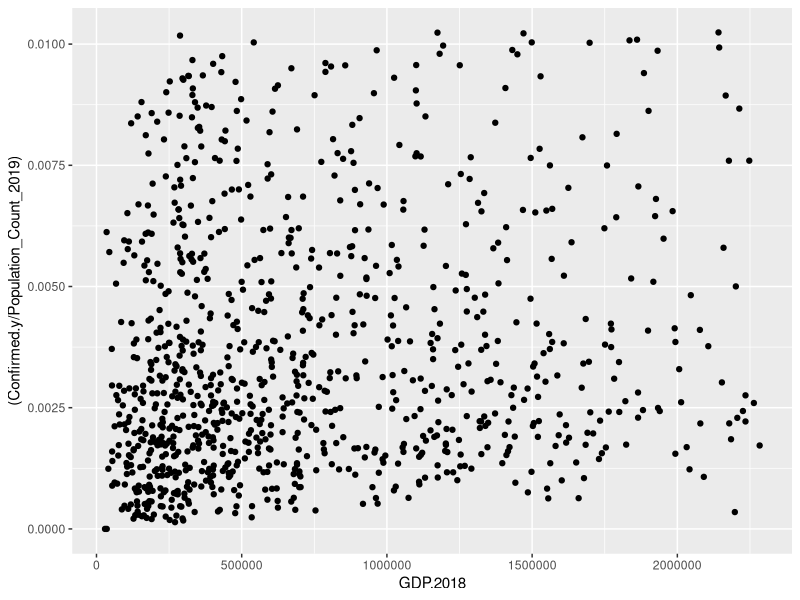
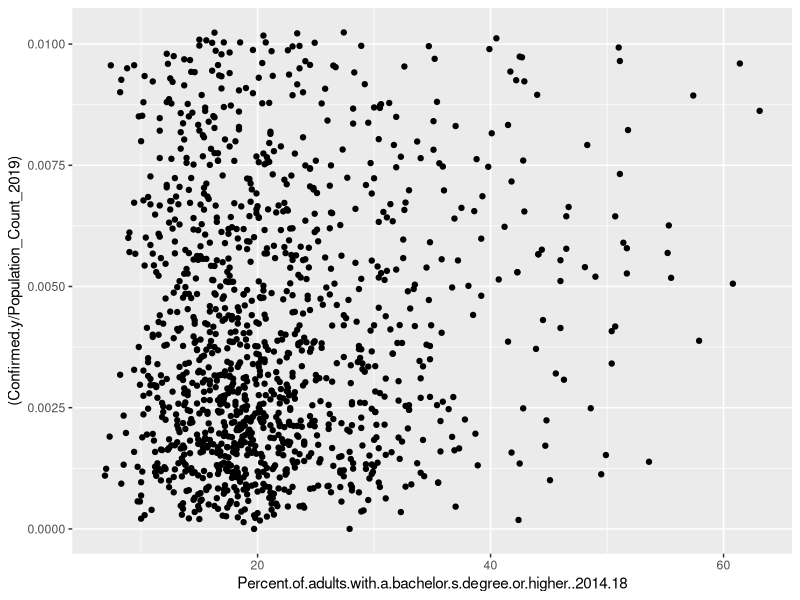

Reproduce these figures in R, in order.
# Plotting predictors vs response value

setwd(dirname(rstudioapi::getActiveDocumentContext()$path))
library(ggplot2)

max_quantile <- function(data, max_quantile=0.75) {
  
  "
  Function return indexes of data below max_quantile
  "
  
  rh <- quantile(data, probs=max_quantile, na.rm = TRUE)
  return(data < rh)
}

# Read data with predictors and response

covid_data <- read.csv("./data/final_data.csv", header = TRUE, sep= ",")


# Plot GDP vs Percentage of cases

ggplot(
  covid_data[
    max_quantile((covid_data$Confirmed.y / covid_data$Population_Count_2019)) 
    & max_quantile(covid_data$GDP.2018),],
  aes(x=GDP.2018, y=(Confirmed.y / Population_Count_2019))) + 
geom_point()

# Plot Education vs Percentage of cases

ggplot(
  covid_data[
    max_quantile((covid_data$Confirmed.y / covid_data$Population_Count_2019)),], 
  aes(
    x=Percent.of.adults.with.a.bachelor.s.degree.or.higher..2014.18, 
    y=(Confirmed.y / Population_Count_2019))) + 
geom_point()
